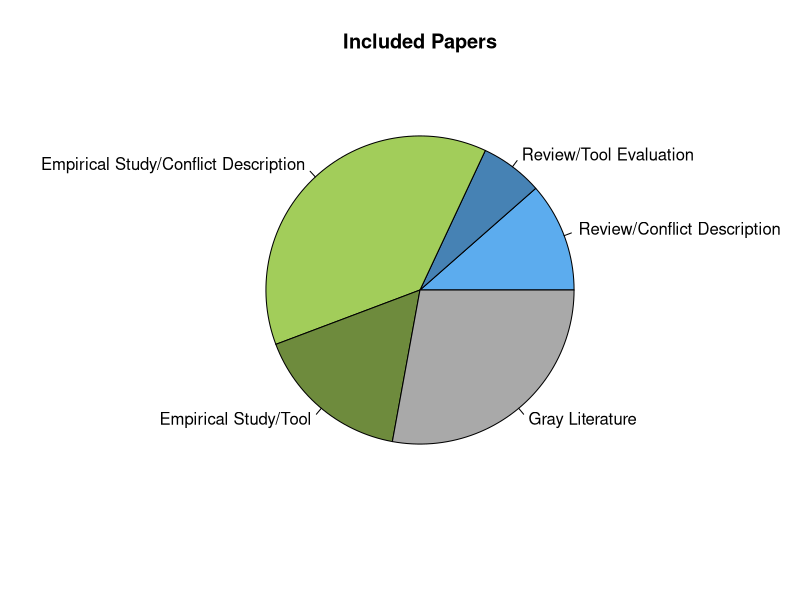
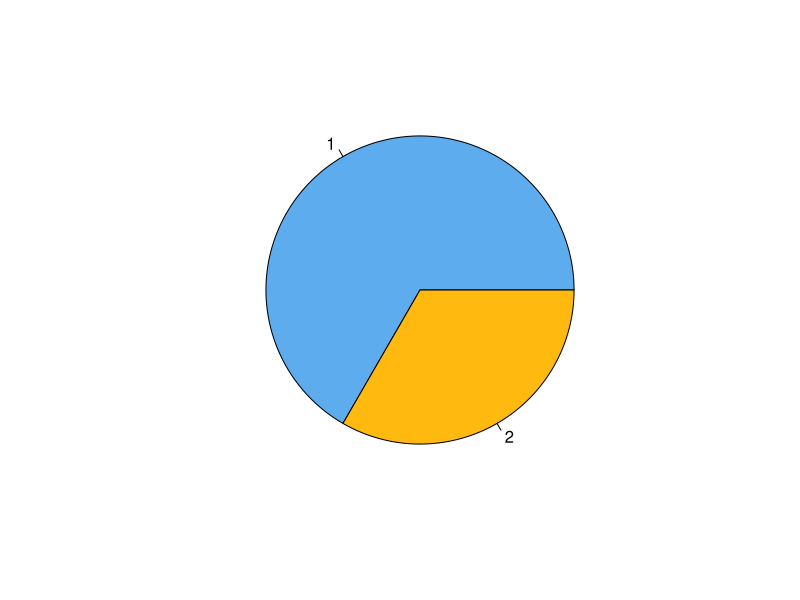
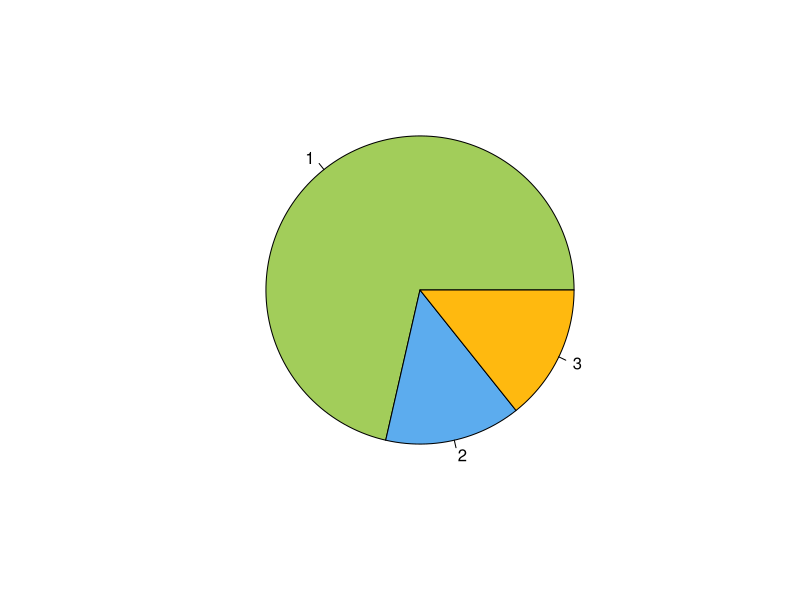
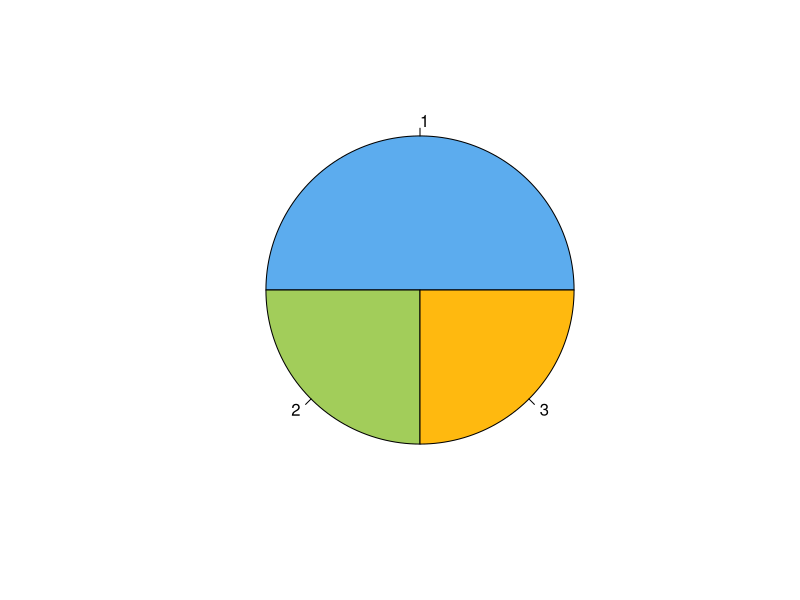
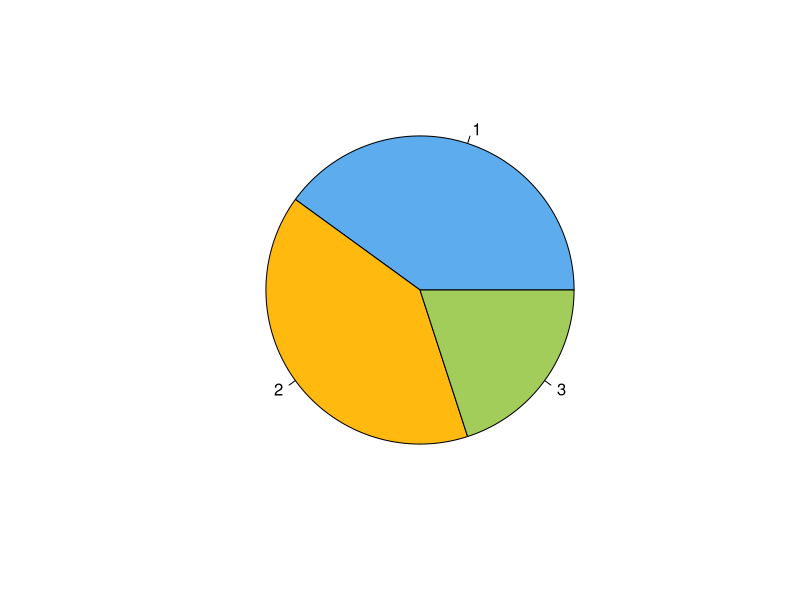
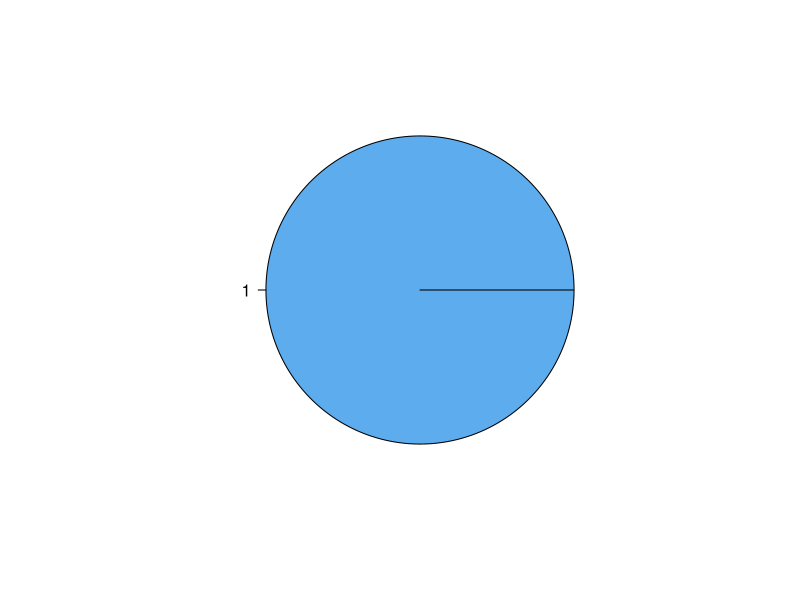

Write R code to recreate these figures, in order. (Note: this script raises an error after producing the figures.)
## ---- chunk 1
slices <- c(7, 4, 23, 10, 17)
lbls <- c("Review/Conflict Description", "Review/Tool Evaluation", "Empirical Study/Conflict Description", "Empirical Study/Tool", "Gray Literature")
pie(slices, labels = lbls, main="Included Papers", col=c("steelblue2", "steelblue", "darkolivegreen3", "darkolivegreen4", "darkgrey"))
## ---- chunk 2
## Bobcats do not predate cattle
slices <- c(2, 1)
lbls <- c("Rancher Survey", "Camera Trap Observations")
pie(slices, col=c("steelblue2", "darkgoldenrod1"))
## ---- chunk 3
## Bobcats predate sheep/goats
slices <- c(10, 2, 2)
pie(slices, col=c("darkolivegreen3", "steelblue2", "darkgoldenrod1"))

## Bobcats do not predate sheep/goats
slices <- c(2, 1, 1)
pie(slices, col=c("steelblue2", "darkolivegreen3", "darkgoldenrod1"))
## ---- chunk 4
## Bobcats predate poultry
slices <- c(2, 2, 1)
pie(slices, col=c("steelblue2", "darkgoldenrod1", "darkolivegreen3"))

## Bobcats do not predate poultry
slices <- c(1)
pie(slices, col=c("steelblue2"))
## ---- chunk 5
bobcat.paper.types <- read.csv("bobcat.paper.types.csv")


ggplot(data=bobcat.paper.types, aes(x=Predate, y=Paper, fill=Type)) +
  geom_bar(stat="identity")
  ggsave(file = "testy.png")
